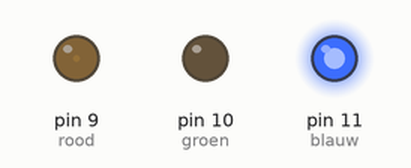
Simulated run of this sketch. Board: Arduino Uno, built with avr-gcc and run on an emulated ATmega328P. Parts: output pins drawn as LEDs (lit = HIGH).

Above: at 0.05 s.
At 0.9 s:
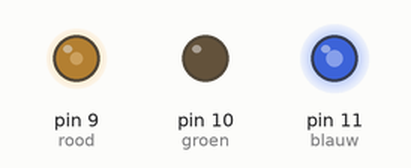
At 1.8 s:
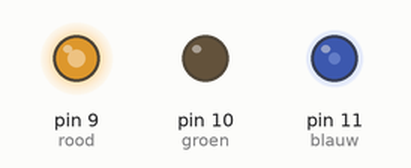
At 3.6 s:
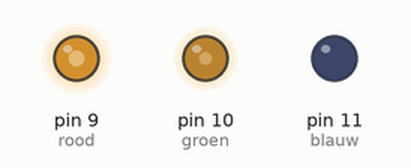
At 5.4 s:
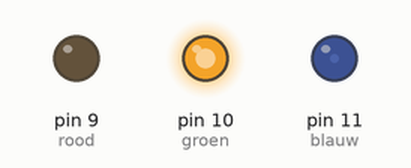
At 7.2 s:
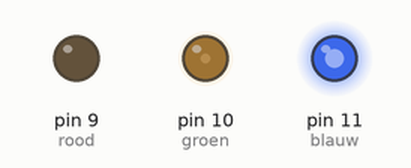
Timing chart, 0 to 10.0 s (numbered marks = the images above):
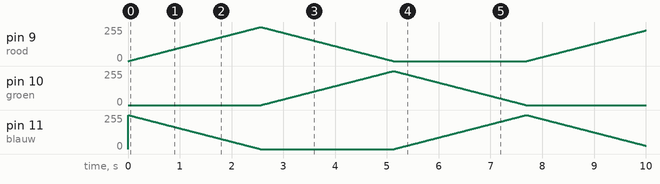

The sketch:

oef3.ino
```cpp
int rood = 9;
int groen = 10;
int blauw = 11;

void setup() {
  pinMode(rood, OUTPUT);
  pinMode(groen, OUTPUT);
  pinMode(blauw, OUTPUT);
}

void loop() {
  for(int i = 0; i<=255; i++){
    analogWrite(rood, i);
    analogWrite(blauw, 255-i);
    delay(10);
  }
  for(int i = 0; i<=255; i++){
    analogWrite(groen, i);
    analogWrite(rood, 255-i);
    delay(10);
  }
  for(int i = 0; i<=255; i++){
    analogWrite(blauw, i);
    analogWrite(groen, 255-i);
    delay(10);
  }


}
```
